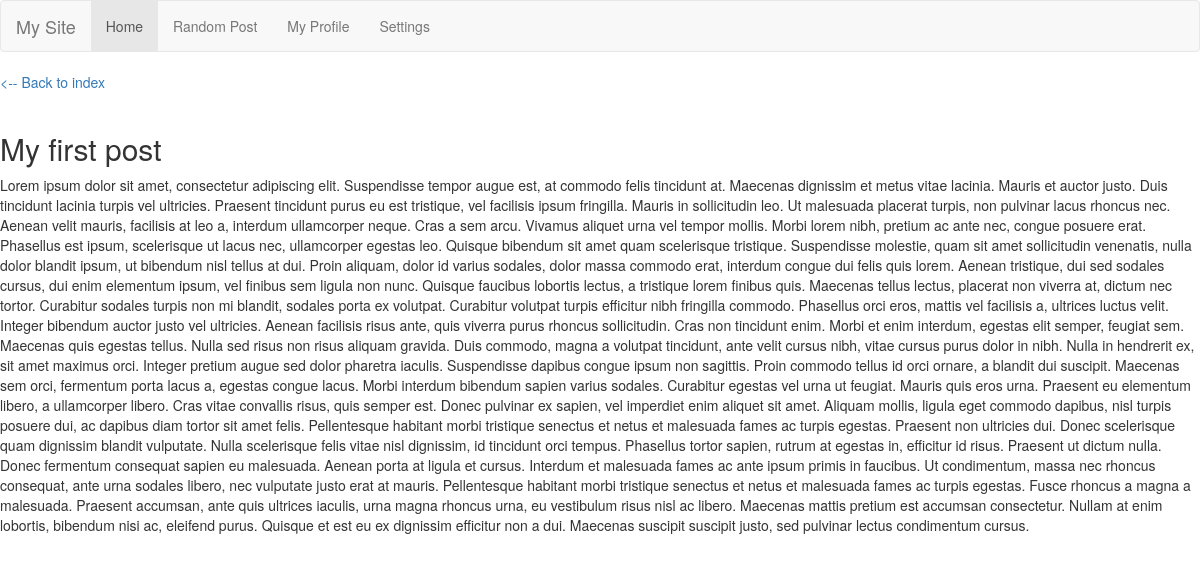
Screenshot of /post/my-first-post with the database file from the repository.
### blog/models.py (models this page shows, shortened)
class Post(models.Model):
    title = models.CharField(max_length=255)
    slug = models.SlugField(max_length=255, unique=True)
    summary = models.CharField(max_length=300)
    content = models.TextField()
    published = models.BooleanField(default=True)
    created = models.DateField(auto_now_add=True)
    class Meta:
        ordering = ['-created']

### blog/views.py (the view)
# urls.py: url(r'^post/(.*)$', blog_views.post),
def post(request, slug):
    print(slug)
    posts = Post.objects.all()
    return render_to_response('post.html', {
        'post': get_object_or_404(Post, slug=slug),
        'posts': posts
    })

### blog/templates/post.html (shortened to what this page needs)
{% extends 'base.html'%}
{% block content %}
    <a href="/"><-- Back to index</a><br /><br />
    <h2>{{ post.title }}</h2>
    <div>
        {{ post.content }}
    </div>
{% endblock %}

### rows the page displays
Post: title "My first post", content "Lorem ipsum dolor sit amet, consectetur adipiscing elit. Suspendisse tempor augue est, at commodo felis tincidunt at. Maecenas dignissim et metus vitae lacinia. Mauris et auctor justo. Duis tincidunt lacinia turpis vel ultricies. Praesent tincidunt purus eu est tristique, vel facilisis ipsum fringilla. Mauris in sollicitudin leo. Ut malesuada placerat turpis, non pulvinar lacus rhoncus nec. Aenean velit mauris, facilisis at leo a, interdum ullamcorper neque. Cras a sem arcu. Vivamus aliquet urna vel tempor mollis. Morbi lorem nibh, pretium ac ante nec, congue posuere erat. Phasellus est ipsum, scelerisque ut lacus nec, ullamcorper egestas leo. Quisque bibendum sit amet quam scelerisque…"
